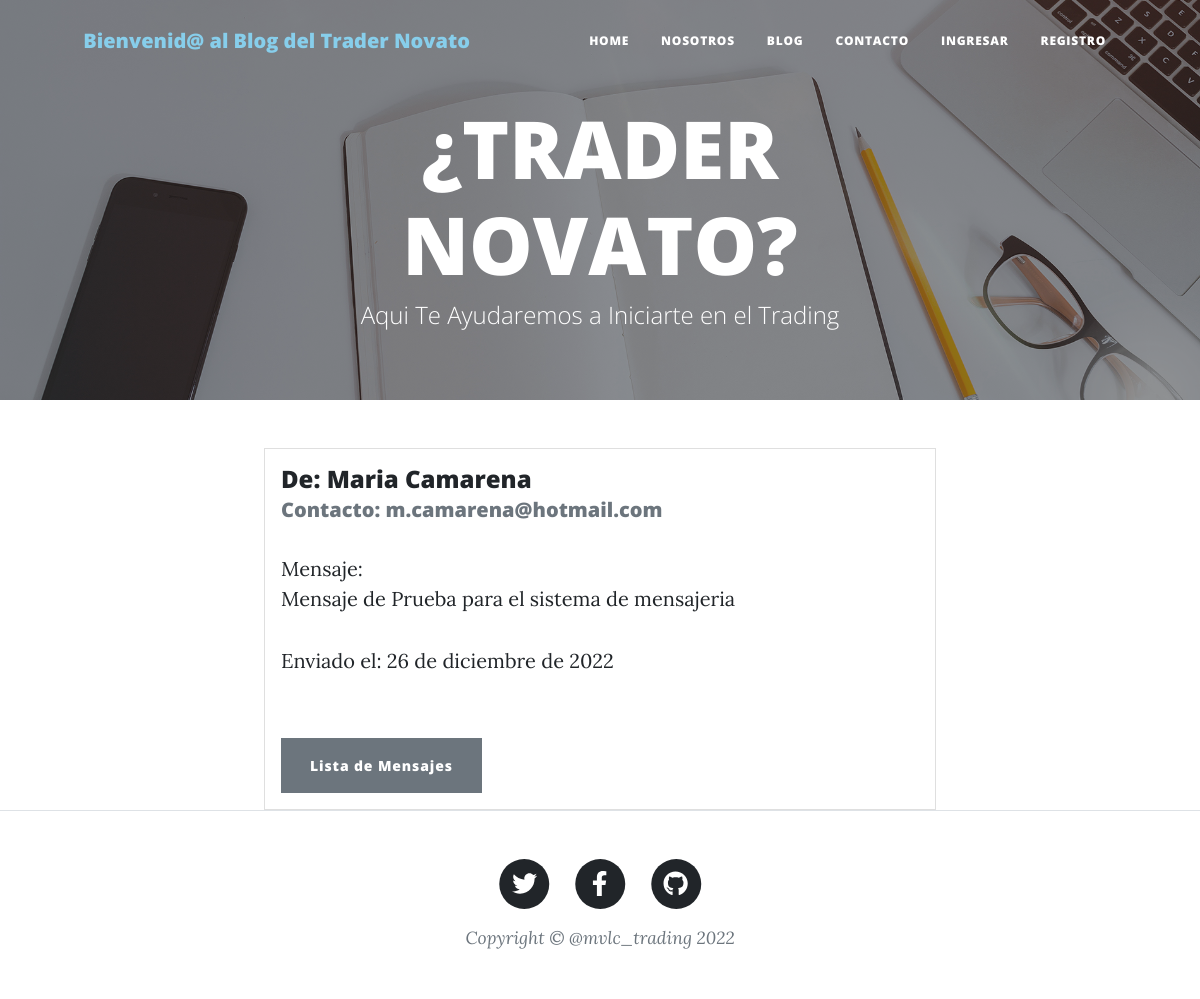
Screenshot of /mvlcblog/mensajes/1/detalle/ with the database file from the repository.
### mvlcblog/models.py (models this page shows)
class Mensaje(models.Model):
    email = models.EmailField()
    nombre = models.CharField(max_length=100)
    texto = models.TextField(max_length=3000)
    enviado_el = models.DateField(auto_now_add=True)

### mvlcblog/views.py (the view)
# urls.py: path('mvlcblog/mensajes/<int:pk>/detalle/', MensajeDetalle.as_view(), name="mvlcblog-mensajes-detalle"),
class MensajeDetalle(DetailView):
    model = Mensaje

### mvlcblog/templates/mvlcblog/mensaje_detail.html
{% extends 'mvlcblog/base.html' %}
{% block contenido %}
<div class="card mx-auto" style="width: 42rem;">
<div class="card-body">
<h4 class="card-title">De: {{object.nombre}}</h4>
<h5 class="card-subtitle mb-2 text-muted">Contacto: {{object.email}}</h5>
<p class="card-text">
Mensaje:
<br>
{{object.texto}}
</p>
<p class="card-text">
Enviado el: {{object.enviado_el}}
</p>
<br>
<a href="{% url 'mvlcblog-mensajes-listar' %}" class="btn btn-secondary">Lista de Mensajes</a>
</div>
</div>
{% endblock %}

### rows the page displays
Mensaje: nombre "Maria Camarena", email "m.camarena@hotmail.com", texto "Mensaje de Prueba para el sistema de mensajeria", enviado_el "26 de diciembre de 2022"
